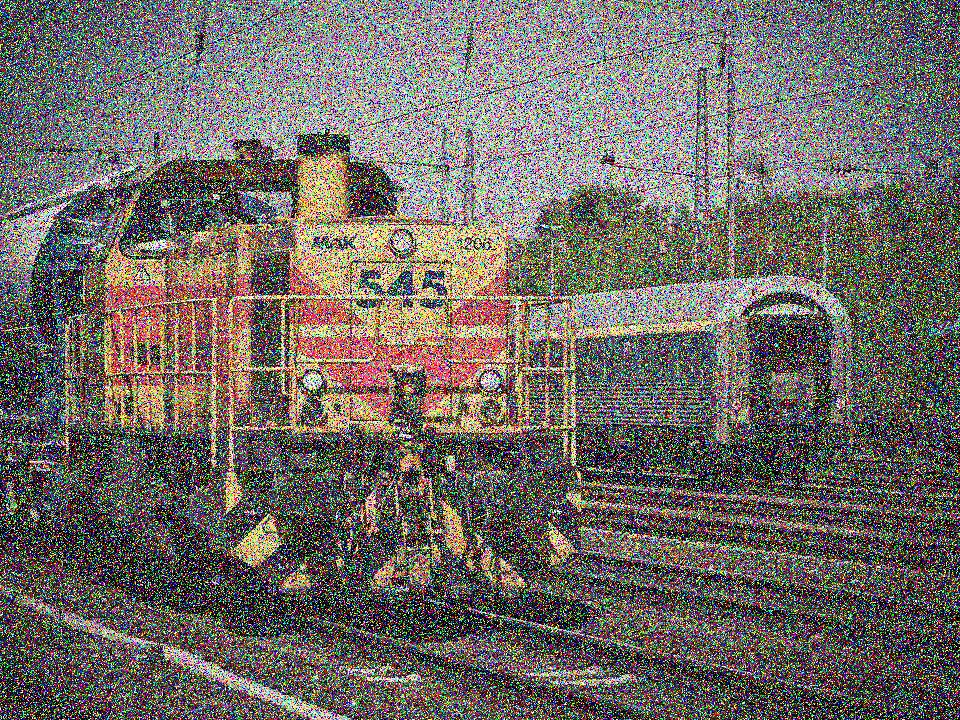
#> input picture OpenCV/ImageFiltering/noise1.jpg, 960 x 720 px, found by its file name
$ python CannyDemo.py
#> lines starting #> are read from the running program, lines starting #| are printed output that depends on the picture
import cv2 as cv
import numpy as np
from scipy import signal

img = cv.imread('noise1.jpg', cv.IMREAD_GRAYSCALE)
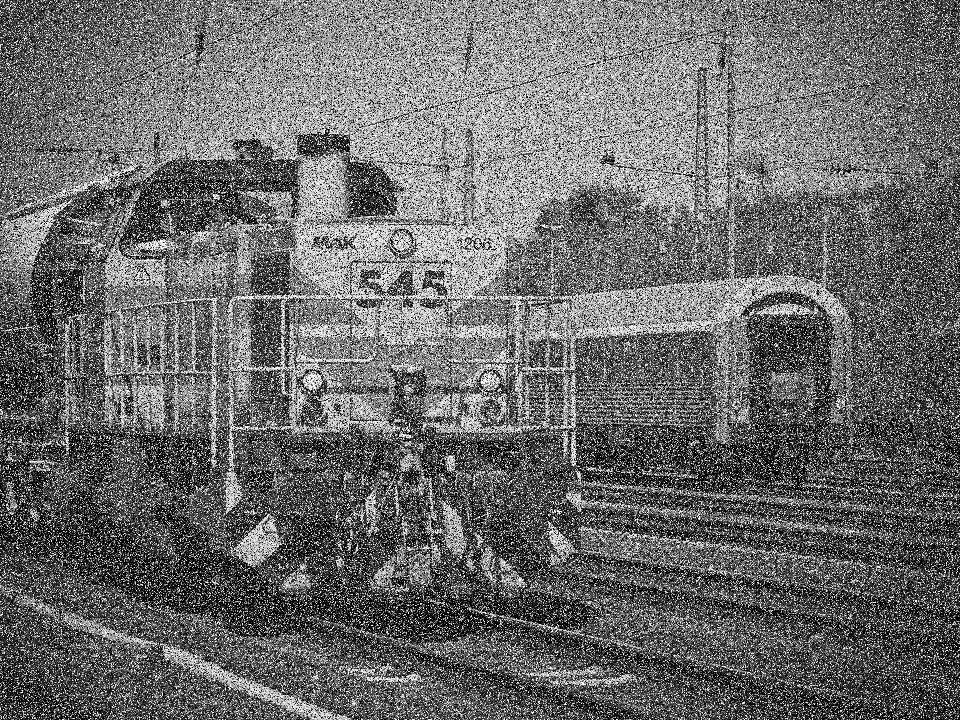
#> img: shape (720, 960); min 0, max 255, mean 107
blur = cv.GaussianBlur(img, (9,9), 0)
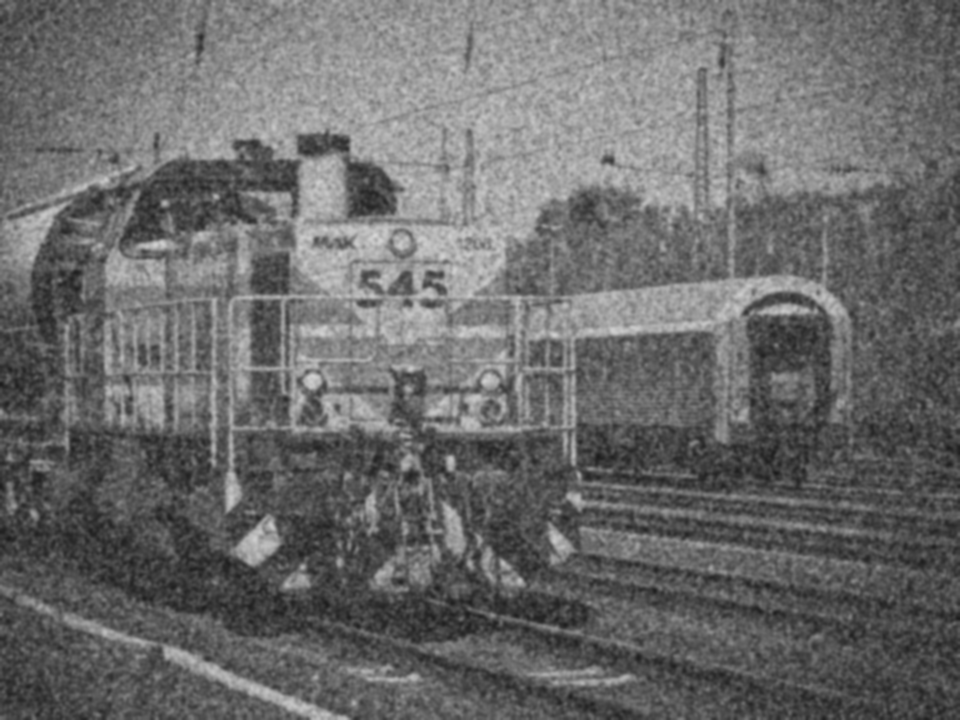
#> blur: shape (720, 960); min 27, max 214, mean 107
kernel = np.array([[0,-1,0],
                   [-1,5,-1],
                   [0,-1,0]])
out = signal.convolve2d(blur, kernel, mode = 'same')
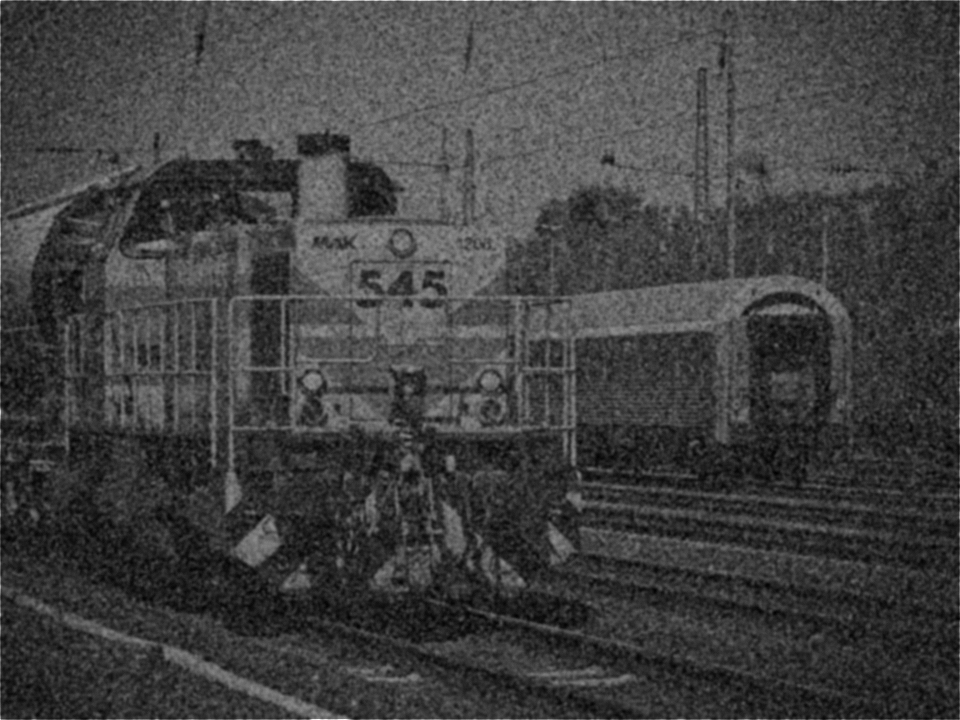
#> out: shape (720, 960) int64; min 13, max 383, mean 107.5; drawn with min black and max white
out = out.astype(np.uint8) #convert to uint8
canny = cv.Canny(out, 150, 250)
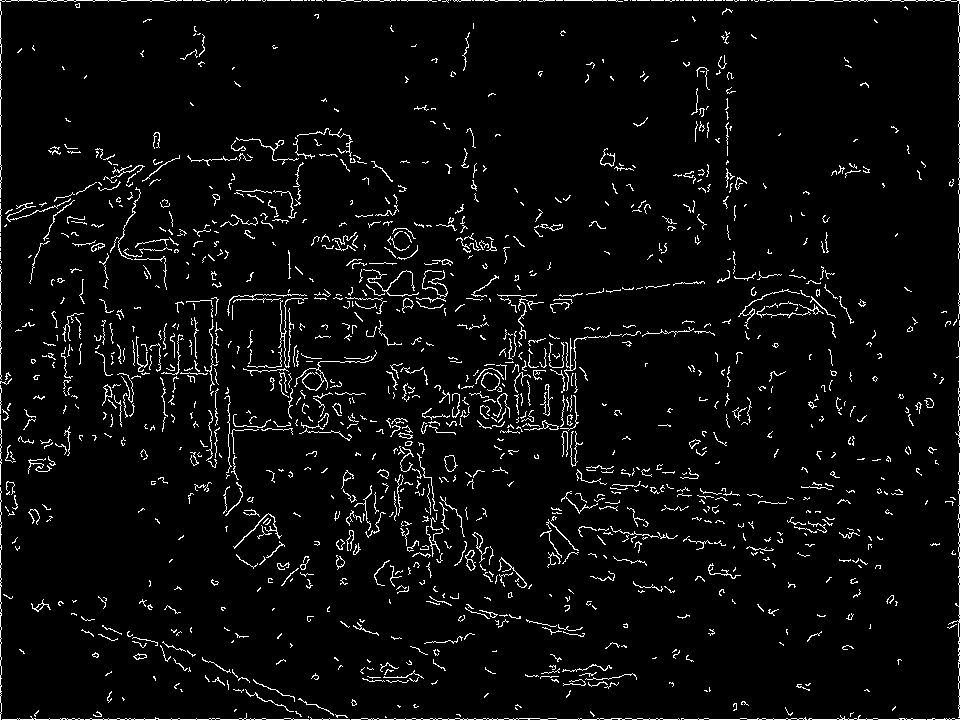
#> canny: shape (720, 960); 4.3% white in thin lines or dots

cv.imshow('Canny',canny)
cv.waitKey(0)
cv.destroyAllWindows()
